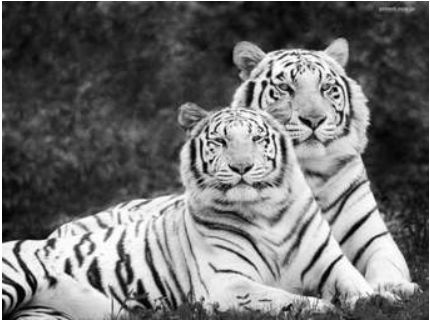
#> input picture ImageShearing/images/input.png, 430 x 320 px, found by its file name
$ jupyter execute Image_Shearing.ipynb
#> lines starting #> are read from the running program, lines starting #| are printed output that depends on the picture
#Import Modules

[cell 1]
import cv2
import numpy as np
from google.colab.patches import cv2_imshow

#Load Image

[cell 2]
#image is loaded using cv2.imread() method,here flag is 0 ,specifies to load image in GRAYSCALE mode.
'''
Syntax:
  cv2.imread(path,flag)
Parameters:
  path: string representing the path of the image to be read.
  flag: specifies the way in which image should be read.
'''
img=cv2.imread("input.png",0)
#> img is the input picture: shape (320, 430); min 0, max 255, mean 110.1
cv2_imshow(img)

# Set the transformation matrix and axis for shearing

[cell 3]
# get the shape of image
rows, cols =img.shape
#> rows = 320; cols = 430

#shearing applied to x-axis.
M = np.float32([[1, 0.5, 0],
             	[0, 1  , 0],
            	[0, 0  , 1]])

#shearing applied to y-axis
#M = np.float32([[1,   0, 0],
#            	  [0.5, 1, 0],
#            	  [0,   0, 1]])

#Apply shearing Operation

[cell 4]
# To perform shearing operation,cv2.warpPerspective() method is used.
'''
Syntax:
  cv2.warpPerspective(image, dst, dsize)
Parameters:
  image: input image.
  dst: output image that has the size dsize and the same type as input image.
  dsize: size of output image
'''
sheared_img = cv2.warpPerspective(img,M,(int(cols*1.5),int(rows*1.5)))
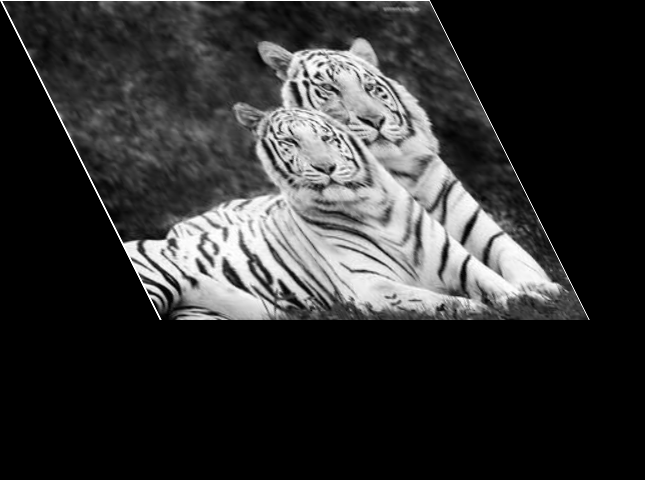
#> sheared_img: shape (480, 645); min 0, max 255, mean 49


$ run again, with ImageShearing/images/sheared_x-axis.png copied over ImageShearing/images/input.png
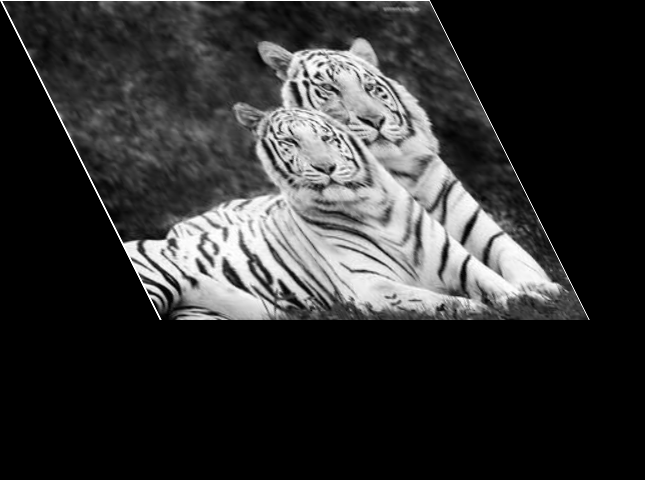
#> input picture ImageShearing/images/sheared_x-axis.png, 645 x 480 px, found by its file name
#> img is the input picture: shape (480, 645); min 0, max 255, mean 49
#> `sheared_img = cv2.warpPerspective(img,M,(int(cols*1.5),int(rows*1.5)))`:
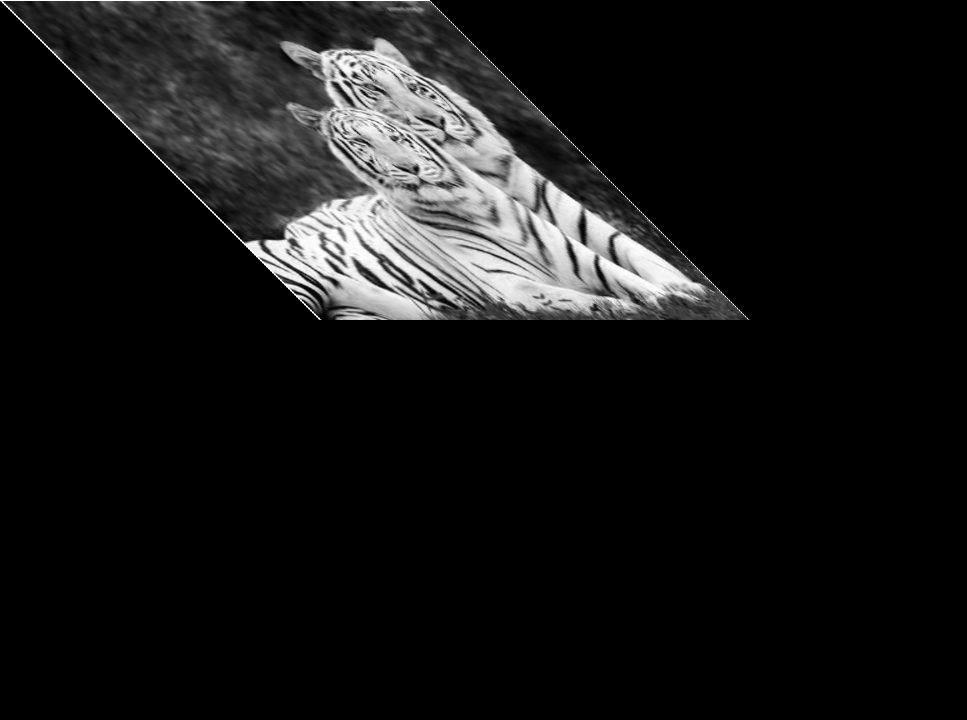
#> sheared_img: shape (720, 967); min 0, max 255, mean 21.8

$ run again, with ImageShearing/images/sheared_y-axis.png copied over ImageShearing/images/input.png
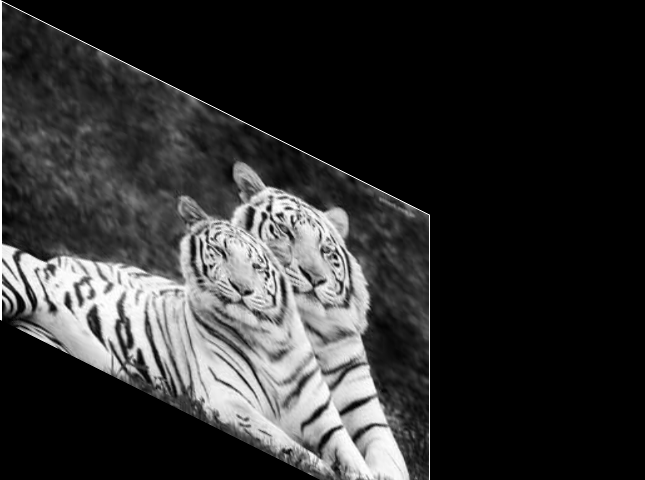
#> input picture ImageShearing/images/sheared_y-axis.png, 645 x 480 px, found by its file name
#> img is the input picture: shape (480, 645); min 0, max 255, mean 48.1
#> `sheared_img = cv2.warpPerspective(img,M,(int(cols*1.5),int(rows*1.5)))`:
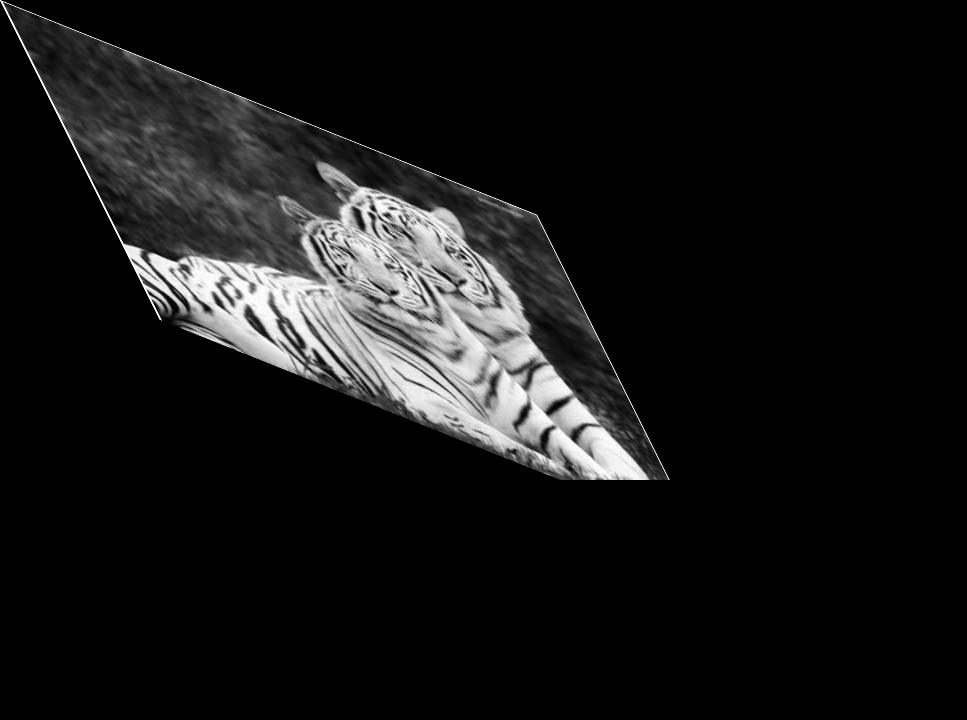
#> sheared_img: shape (720, 967); min 0, max 255, mean 21.4
